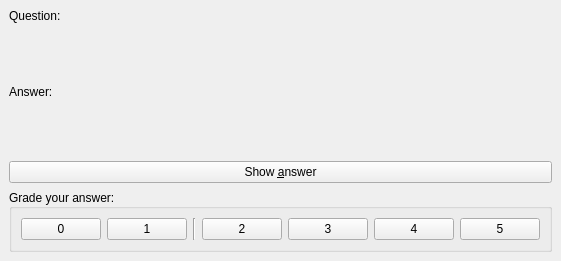
<?xml version="1.0" encoding="UTF-8"?>
<ui version="4.0">
 <class>ReviewWdgt</class>
 <widget class="QWidget" name="ReviewWdgt">
  <property name="geometry">
   <rect>
    <x>0</x>
    <y>0</y>
    <width>229</width>
    <height>259</height>
   </rect>
  </property>
  <property name="windowTitle">
   <string/>
  </property>
  <layout class="QVBoxLayout" name="verticalLayout_5">
   <property name="leftMargin">
    <number>0</number>
   </property>
   <property name="topMargin">
    <number>0</number>
   </property>
   <property name="rightMargin">
    <number>0</number>
   </property>
   <property name="bottomMargin">
    <number>0</number>
   </property>
   <item>
    <layout class="QVBoxLayout" name="vertical_layout">
     <property name="leftMargin">
      <number>9</number>
     </property>
     <property name="topMargin">
      <number>9</number>
     </property>
     <property name="rightMargin">
      <number>9</number>
     </property>
     <property name="bottomMargin">
      <number>9</number>
     </property>
     <item>
      <layout class="QVBoxLayout" name="question_box">
       <item>
        <widget class="QLabel" name="question_label">
         <property name="text">
          <string>Question:</string>
         </property>
          <property name="wordWrap">
          <bool>true</bool>
         </property>
        </widget>
       </item>
       <item>
        <widget class="QWebEngineView2" name="question" native="true">
         <property name="sizePolicy">
          <sizepolicy hsizetype="Expanding" vsizetype="Expanding">
           <horstretch>0</horstretch>
           <verstretch>0</verstretch>
          </sizepolicy>
         </property>
         <property name="minimumSize">
          <size>
           <width>295</width>
           <height>50</height>
          </size>
         </property>
         <property name="focusPolicy">
          <enum>Qt::StrongFocus</enum>
         </property>
         <property name="acceptDrops">
          <bool>false</bool>
         </property>
         <property name="url" stdset="0">
          <url>
           <string>about:blank</string>
          </url>
         </property>
        </widget>
       </item>
      </layout>
     </item>
     <item>
      <layout class="QVBoxLayout" name="answer_box">
       <item>
        <widget class="QLabel" name="answer_label">
         <property name="text">
          <string>Answer:</string>
         </property>
        </widget>
       </item>
       <item>
        <widget class="QWebEngineView2" name="answer" native="true">
         <property name="sizePolicy">
          <sizepolicy hsizetype="Expanding" vsizetype="Expanding">
           <horstretch>0</horstretch>
           <verstretch>0</verstretch>
          </sizepolicy>
         </property>
         <property name="minimumSize">
          <size>
           <width>295</width>
           <height>50</height>
          </size>
         </property>
         <property name="focusPolicy">
          <enum>Qt::StrongFocus</enum>
         </property>
         <property name="acceptDrops">
          <bool>false</bool>
         </property>
         <property name="url" stdset="0">
          <url>
           <string>about:blank</string>
          </url>
         </property>
        </widget>
       </item>
      </layout>
     </item>
     <item>
      <widget class="QPushButton" name="show_button">
       <property name="text">
        <string>Show &amp;answer</string>
       </property>
      </widget>
     </item>
     <item>
      <widget class="QGroupBox" name="grades">
       <property name="title">
        <string>Grade your answer:</string>
       </property>
       <property name="alignment">
        <set>Qt::AlignLeading|Qt::AlignLeft|Qt::AlignVCenter</set>
       </property>
       <layout class="QVBoxLayout" name="_2">
        <item>
         <layout class="QHBoxLayout" name="horizontalLayout">
          <item>
           <widget class="QPushButton2" name="grade_0_button" native="true">
            <property name="text" stdset="0">
             <string>0</string>
            </property>
           </widget>
          </item>
          <item>
           <widget class="QPushButton2" name="grade_1_button" native="true">
            <property name="text" stdset="0">
             <string>1</string>
            </property>
           </widget>
          </item>
          <item>
           <widget class="Line" name="line">
            <property name="orientation">
             <enum>Qt::Vertical</enum>
            </property>
           </widget>
          </item>
          <item>
           <widget class="QPushButton2" name="grade_2_button" native="true">
            <property name="text" stdset="0">
             <string>2</string>
            </property>
           </widget>
          </item>
          <item>
           <widget class="QPushButton2" name="grade_3_button" native="true">
            <property name="text" stdset="0">
             <string>3</string>
            </property>
           </widget>
          </item>
          <item>
           <widget class="QPushButton2" name="grade_4_button" native="true">
            <property name="text" stdset="0">
             <string>4</string>
            </property>
           </widget>
          </item>
          <item>
           <widget class="QPushButton2" name="grade_5_button" native="true">
            <property name="text" stdset="0">
             <string>5</string>
            </property>
           </widget>
          </item>
         </layout>
        </item>
       </layout>
      </widget>
     </item>
    </layout>
   </item>
  </layout>
 </widget>
 <customwidgets>
  <customwidget>
   <class>QWebEngineView2</class>
   <extends>QWidget</extends>
   <header>mnemosyne/pyqt_ui/qwebengineview2</header>
  </customwidget>
  <customwidget>
   <class>QPushButton2</class>
   <extends>QPushButton</extends>
   <header>mnemosyne/pyqt_ui/qpushbutton2</header>
  </customwidget>
 </customwidgets>
 <resources/>
 <connections>
  <connection>
   <sender>show_button</sender>
   <signal>clicked()</signal>
   <receiver>ReviewWdgt</receiver>
   <slot>show_answer()</slot>
   <hints>
    <hint type="sourcelabel">
     <x>164</x>
     <y>283</y>
    </hint>
    <hint type="destinationlabel">
     <x>164</x>
     <y>194</y>
    </hint>
   </hints>
  </connection>
 </connections>
</ui>
